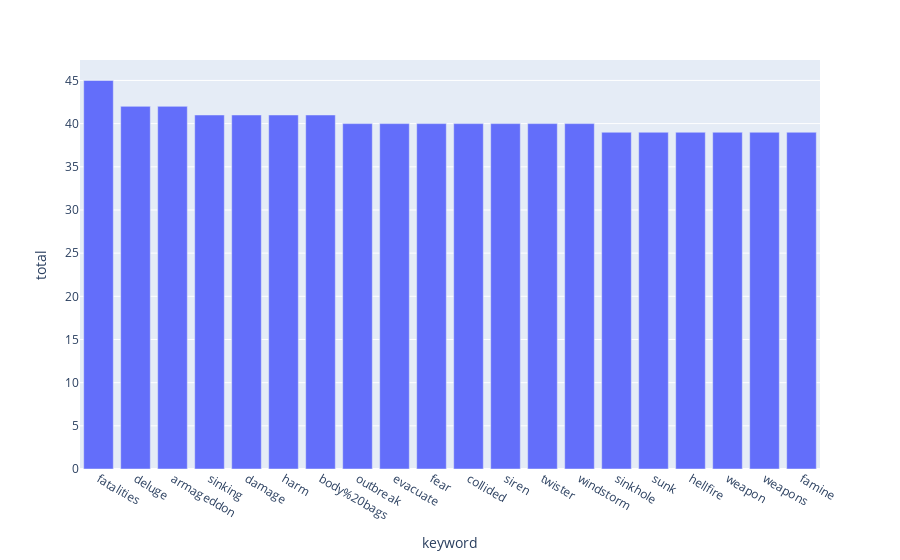

The code cell stored with this chart in its notebook:
### Code cell
px.bar(df1, y= 'total' , x='keyword')

### Figure 1 — Plotly figure (JSON) as saved in the notebook; plotly's stock layout.template omitted (floating-point values rounded to 4 significant figures)
{"data": [{"alignmentgroup": "True", "hovertemplate": "keyword=%{x}<br>total=%{y}<extra></extra>", "legendgroup": "", "marker": {"color": "#636efa", "pattern": {"shape": ""}}, "name": "", "offsetgroup": "", "orientation": "v", "showlegend": false, "textposition": "auto", "type": "bar", "x": ["fatalities", "deluge", "armageddon", "sinking", "damage", "harm", "body%20bags", "outbreak", "evacuate", "fear", "collided", "siren", "twister", "windstorm", "sinkhole", "sunk", "hellfire", "weapon", "weapons", "famine"], "xaxis": "x", "y": [45, 42, 42, 41, 41, 41, 41, 40, 40, 40, 40, 40, 40, 40, 39, 39, 39, 39, 39, 39], "yaxis": "y"}], "layout": {"barmode": "relative", "legend": {"tracegroupgap": 0}, "margin": {"t": 60}, "xaxis": {"anchor": "y", "domain": [0, 1], "title": {"text": "keyword"}}, "yaxis": {"anchor": "x", "domain": [0, 1], "title": {"text": "total"}}}}
